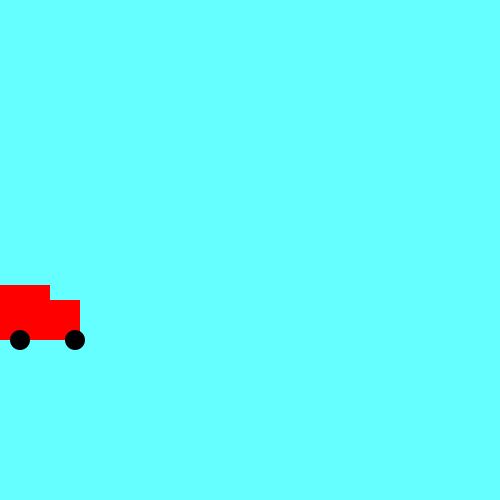
Frame 1 (no input)
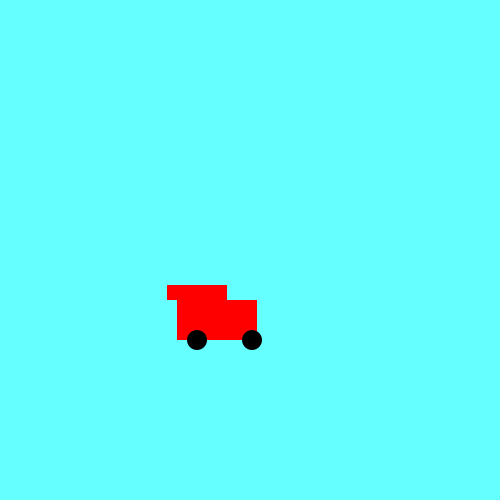
Frame 60 (the mouse pressed at the canvas centre just before this capture)
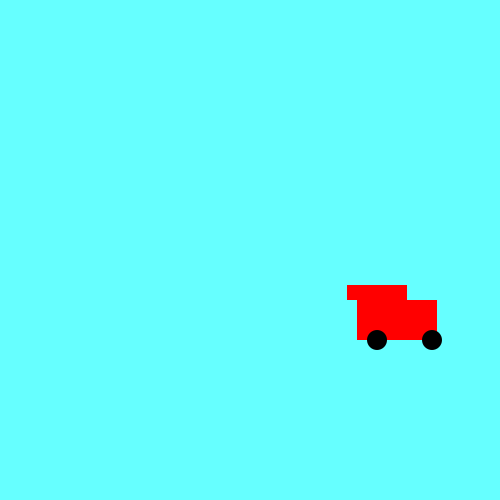
Frame 120 (the mouse held since frame 60 and released just before this capture)

The Processing sketch that drew these frames (run headless with seeded random() and noise(); from frame 60 on, the mouse is pressed at the canvas centre):

// Processing sketch: Car
// ── Car.pde
void setup () {
  size( 500, 500);
}

int x = 0;
int velocity= +3;

void draw () {
    background (102, 255, 255);
  noStroke();
  fill (255, 0,0);
  rect (x, 300, 80, 40);
  
  fill (255,0,0);
  rect (x-10, 285, 60, 15);
  
  fill (0,0,0);
  ellipse (x+20, 340,20,20);
  
  fill (0,0,0);
  ellipse (x+ 75, 340, 20, 20);
  x=x +velocity;
  
  
}
